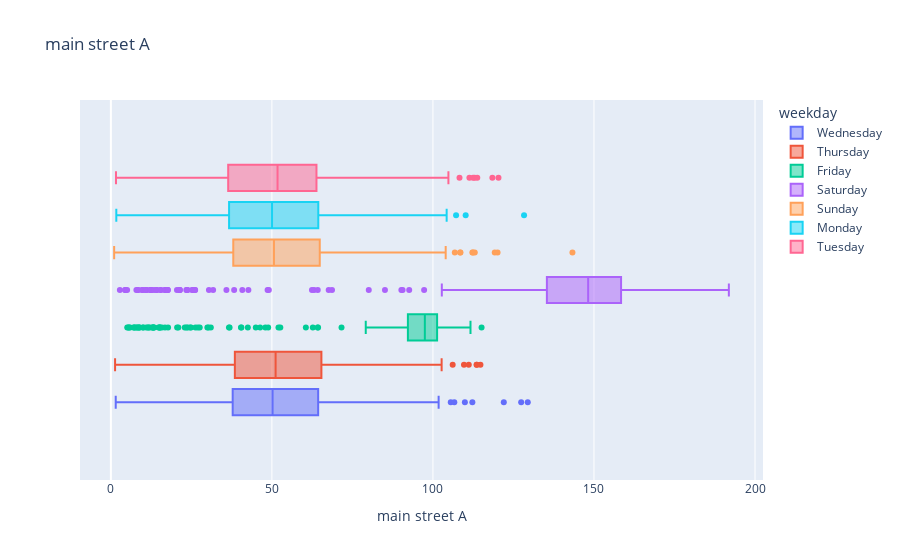
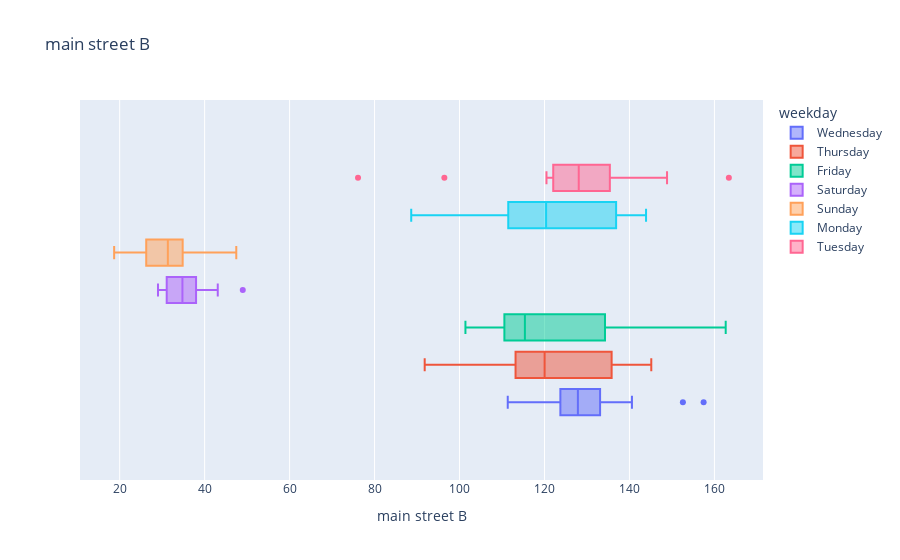
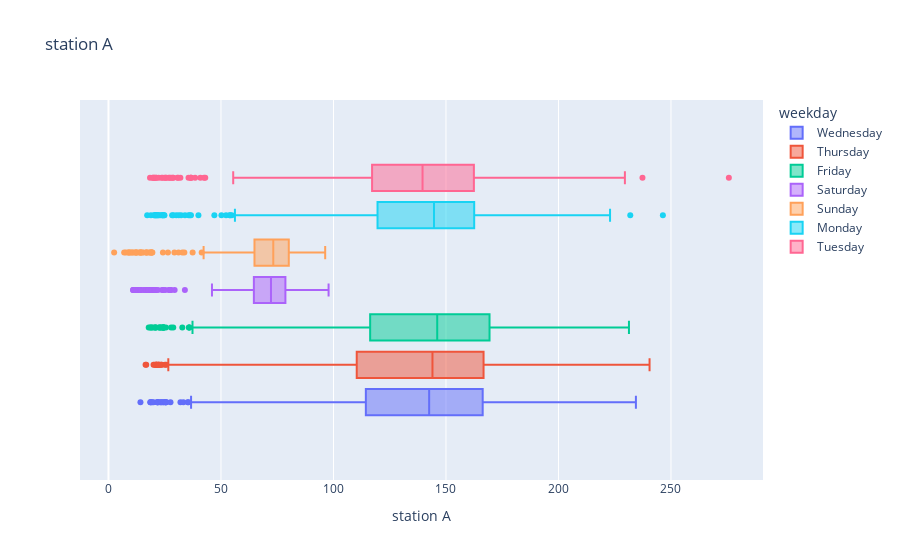
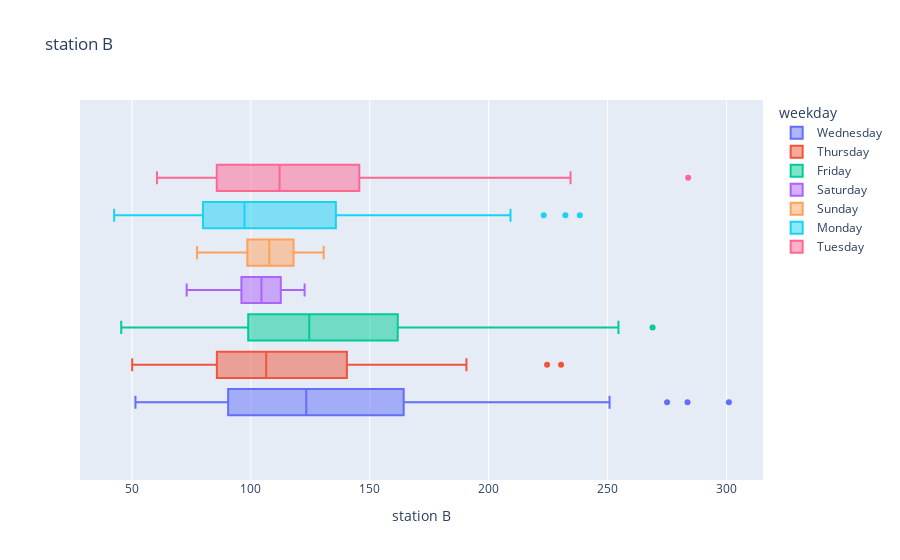

Source (notebook cell) for these figures, in order:
### Code cell
for store in stores:
    fig = px.box(df, x=store, color="weekday", title=store)
    fig.show()

### Figure 1 — Plotly figure (JSON) as saved in the notebook; plotly's stock layout.template omitted (floating-point values rounded to 4 significant figures; data arrays with more than 128 entries replaced by an {"elided": "..."} marker saying what was removed)
{"data": [{"alignmentgroup": "True", "hovertemplate": "weekday=Wednesday<br>main street A=%{x}<extra></extra>", "legendgroup": "Wednesday", "marker": {"color": "#636efa"}, "name": "Wednesday", "notched": false, "offsetgroup": "Wednesday", "orientation": "h", "showlegend": true, "type": "box", "x": {"elided": "369 float values"}, "x0": " ", "xaxis": "x", "y0": " ", "yaxis": "y"}, {"alignmentgroup": "True", "hovertemplate": "weekday=Thursday<br>main street A=%{x}<extra></extra>", "legendgroup": "Thursday", "marker": {"color": "#EF553B"}, "name": "Thursday", "notched": false, "offsetgroup": "Thursday", "orientation": "h", "showlegend": true, "type": "box", "x": {"elided": "368 float values"}, "x0": " ", "xaxis": "x", "y0": " ", "yaxis": "y"}, {"alignmentgroup": "True", "hovertemplate": "weekday=Friday<br>main street A=%{x}<extra></extra>", "legendgroup": "Friday", "marker": {"color": "#00cc96"}, "name": "Friday", "notched": false, "offsetgroup": "Friday", "orientation": "h", "showlegend": true, "type": "box", "x": {"elided": "368 float values"}, "x0": " ", "xaxis": "x", "y0": " ", "yaxis": "y"}, {"alignmentgroup": "True", "hovertemplate": "weekday=Saturday<br>main street A=%{x}<extra></extra>", "legendgroup": "Saturday", "marker": {"color": "#ab63fa"}, "name": "Saturday", "notched": false, "offsetgroup": "Saturday", "orientation": "h", "showlegend": true, "type": "box", "x": {"elided": "368 float values"}, "x0": " ", "xaxis": "x", "y0": " ", "yaxis": "y"}, {"alignmentgroup": "True", "hovertemplate": "weekday=Sunday<br>main street A=%{x}<extra></extra>", "legendgroup": "Sunday", "marker": {"color": "#FFA15A"}, "name": "Sunday", "notched": false, "offsetgroup": "Sunday", "orientation": "h", "showlegend": true, "type": "box", "x": {"elided": "368 float values"}, "x0": " ", "xaxis": "x", "y0": " ", "yaxis": "y"}, {"alignmentgroup": "True", "hovertemplate": "weekday=Monday<br>main street A=%{x}<extra></extra>", "legendgroup": "Monday", "marker": {"color": "#19d3f3"}, "name": "Monday", "notched": false, "offsetgroup": "Monday", "orientation": "h", "showlegend": true, "type": "box", "x": {"elided": "368 float values"}, "x0": " ", "xaxis": "x", "y0": " ", "yaxis": "y"}, {"alignmentgroup": "True", "hovertemplate": "weekday=Tuesday<br>main street A=%{x}<extra></extra>", "legendgroup": "Tuesday", "marker": {"color": "#FF6692"}, "name": "Tuesday", "notched": false, "offsetgroup": "Tuesday", "orientation": "h", "showlegend": true, "type": "box", "x": {"elided": "368 float values"}, "x0": " ", "xaxis": "x", "y0": " ", "yaxis": "y"}], "layout": {"boxmode": "group", "legend": {"title": {"text": "weekday"}, "tracegroupgap": 0}, "title": {"text": "main street A"}, "xaxis": {"anchor": "y", "domain": [0, 1], "title": {"text": "main street A"}}, "yaxis": {"anchor": "x", "domain": [0, 1]}}}

### Figure 2 — Plotly figure (JSON) as saved in the notebook; plotly's stock layout.template omitted (floating-point values rounded to 4 significant figures; data arrays with more than 128 entries replaced by an {"elided": "..."} marker saying what was removed)
{"data": [{"alignmentgroup": "True", "hovertemplate": "weekday=Wednesday<br>main street B=%{x}<extra></extra>", "legendgroup": "Wednesday", "marker": {"color": "#636efa"}, "name": "Wednesday", "notched": false, "offsetgroup": "Wednesday", "orientation": "h", "showlegend": true, "type": "box", "x": {"elided": "369 float values"}, "x0": " ", "xaxis": "x", "y0": " ", "yaxis": "y"}, {"alignmentgroup": "True", "hovertemplate": "weekday=Thursday<br>main street B=%{x}<extra></extra>", "legendgroup": "Thursday", "marker": {"color": "#EF553B"}, "name": "Thursday", "notched": false, "offsetgroup": "Thursday", "orientation": "h", "showlegend": true, "type": "box", "x": {"elided": "368 float values"}, "x0": " ", "xaxis": "x", "y0": " ", "yaxis": "y"}, {"alignmentgroup": "True", "hovertemplate": "weekday=Friday<br>main street B=%{x}<extra></extra>", "legendgroup": "Friday", "marker": {"color": "#00cc96"}, "name": "Friday", "notched": false, "offsetgroup": "Friday", "orientation": "h", "showlegend": true, "type": "box", "x": {"elided": "368 float values"}, "x0": " ", "xaxis": "x", "y0": " ", "yaxis": "y"}, {"alignmentgroup": "True", "hovertemplate": "weekday=Saturday<br>main street B=%{x}<extra></extra>", "legendgroup": "Saturday", "marker": {"color": "#ab63fa"}, "name": "Saturday", "notched": false, "offsetgroup": "Saturday", "orientation": "h", "showlegend": true, "type": "box", "x": {"elided": "368 float values"}, "x0": " ", "xaxis": "x", "y0": " ", "yaxis": "y"}, {"alignmentgroup": "True", "hovertemplate": "weekday=Sunday<br>main street B=%{x}<extra></extra>", "legendgroup": "Sunday", "marker": {"color": "#FFA15A"}, "name": "Sunday", "notched": false, "offsetgroup": "Sunday", "orientation": "h", "showlegend": true, "type": "box", "x": {"elided": "368 float values"}, "x0": " ", "xaxis": "x", "y0": " ", "yaxis": "y"}, {"alignmentgroup": "True", "hovertemplate": "weekday=Monday<br>main street B=%{x}<extra></extra>", "legendgroup": "Monday", "marker": {"color": "#19d3f3"}, "name": "Monday", "notched": false, "offsetgroup": "Monday", "orientation": "h", "showlegend": true, "type": "box", "x": {"elided": "368 float values"}, "x0": " ", "xaxis": "x", "y0": " ", "yaxis": "y"}, {"alignmentgroup": "True", "hovertemplate": "weekday=Tuesday<br>main street B=%{x}<extra></extra>", "legendgroup": "Tuesday", "marker": {"color": "#FF6692"}, "name": "Tuesday", "notched": false, "offsetgroup": "Tuesday", "orientation": "h", "showlegend": true, "type": "box", "x": {"elided": "368 float values"}, "x0": " ", "xaxis": "x", "y0": " ", "yaxis": "y"}], "layout": {"boxmode": "group", "legend": {"title": {"text": "weekday"}, "tracegroupgap": 0}, "title": {"text": "main street B"}, "xaxis": {"anchor": "y", "domain": [0, 1], "title": {"text": "main street B"}}, "yaxis": {"anchor": "x", "domain": [0, 1]}}}

### Figure 3 — Plotly figure (JSON) as saved in the notebook; plotly's stock layout.template omitted (floating-point values rounded to 4 significant figures; data arrays with more than 128 entries replaced by an {"elided": "..."} marker saying what was removed)
{"data": [{"alignmentgroup": "True", "hovertemplate": "weekday=Wednesday<br>station A=%{x}<extra></extra>", "legendgroup": "Wednesday", "marker": {"color": "#636efa"}, "name": "Wednesday", "notched": false, "offsetgroup": "Wednesday", "orientation": "h", "showlegend": true, "type": "box", "x": {"elided": "369 float values"}, "x0": " ", "xaxis": "x", "y0": " ", "yaxis": "y"}, {"alignmentgroup": "True", "hovertemplate": "weekday=Thursday<br>station A=%{x}<extra></extra>", "legendgroup": "Thursday", "marker": {"color": "#EF553B"}, "name": "Thursday", "notched": false, "offsetgroup": "Thursday", "orientation": "h", "showlegend": true, "type": "box", "x": {"elided": "368 float values"}, "x0": " ", "xaxis": "x", "y0": " ", "yaxis": "y"}, {"alignmentgroup": "True", "hovertemplate": "weekday=Friday<br>station A=%{x}<extra></extra>", "legendgroup": "Friday", "marker": {"color": "#00cc96"}, "name": "Friday", "notched": false, "offsetgroup": "Friday", "orientation": "h", "showlegend": true, "type": "box", "x": {"elided": "368 float values"}, "x0": " ", "xaxis": "x", "y0": " ", "yaxis": "y"}, {"alignmentgroup": "True", "hovertemplate": "weekday=Saturday<br>station A=%{x}<extra></extra>", "legendgroup": "Saturday", "marker": {"color": "#ab63fa"}, "name": "Saturday", "notched": false, "offsetgroup": "Saturday", "orientation": "h", "showlegend": true, "type": "box", "x": {"elided": "368 float values"}, "x0": " ", "xaxis": "x", "y0": " ", "yaxis": "y"}, {"alignmentgroup": "True", "hovertemplate": "weekday=Sunday<br>station A=%{x}<extra></extra>", "legendgroup": "Sunday", "marker": {"color": "#FFA15A"}, "name": "Sunday", "notched": false, "offsetgroup": "Sunday", "orientation": "h", "showlegend": true, "type": "box", "x": {"elided": "368 float values"}, "x0": " ", "xaxis": "x", "y0": " ", "yaxis": "y"}, {"alignmentgroup": "True", "hovertemplate": "weekday=Monday<br>station A=%{x}<extra></extra>", "legendgroup": "Monday", "marker": {"color": "#19d3f3"}, "name": "Monday", "notched": false, "offsetgroup": "Monday", "orientation": "h", "showlegend": true, "type": "box", "x": {"elided": "368 float values"}, "x0": " ", "xaxis": "x", "y0": " ", "yaxis": "y"}, {"alignmentgroup": "True", "hovertemplate": "weekday=Tuesday<br>station A=%{x}<extra></extra>", "legendgroup": "Tuesday", "marker": {"color": "#FF6692"}, "name": "Tuesday", "notched": false, "offsetgroup": "Tuesday", "orientation": "h", "showlegend": true, "type": "box", "x": {"elided": "368 float values"}, "x0": " ", "xaxis": "x", "y0": " ", "yaxis": "y"}], "layout": {"boxmode": "group", "legend": {"title": {"text": "weekday"}, "tracegroupgap": 0}, "title": {"text": "station A"}, "xaxis": {"anchor": "y", "domain": [0, 1], "title": {"text": "station A"}}, "yaxis": {"anchor": "x", "domain": [0, 1]}}}

### Figure 4 — Plotly figure (JSON) as saved in the notebook; plotly's stock layout.template omitted (floating-point values rounded to 4 significant figures; data arrays with more than 128 entries replaced by an {"elided": "..."} marker saying what was removed)
{"data": [{"alignmentgroup": "True", "hovertemplate": "weekday=Wednesday<br>station B=%{x}<extra></extra>", "legendgroup": "Wednesday", "marker": {"color": "#636efa"}, "name": "Wednesday", "notched": false, "offsetgroup": "Wednesday", "orientation": "h", "showlegend": true, "type": "box", "x": {"elided": "369 float values"}, "x0": " ", "xaxis": "x", "y0": " ", "yaxis": "y"}, {"alignmentgroup": "True", "hovertemplate": "weekday=Thursday<br>station B=%{x}<extra></extra>", "legendgroup": "Thursday", "marker": {"color": "#EF553B"}, "name": "Thursday", "notched": false, "offsetgroup": "Thursday", "orientation": "h", "showlegend": true, "type": "box", "x": {"elided": "368 float values"}, "x0": " ", "xaxis": "x", "y0": " ", "yaxis": "y"}, {"alignmentgroup": "True", "hovertemplate": "weekday=Friday<br>station B=%{x}<extra></extra>", "legendgroup": "Friday", "marker": {"color": "#00cc96"}, "name": "Friday", "notched": false, "offsetgroup": "Friday", "orientation": "h", "showlegend": true, "type": "box", "x": {"elided": "368 float values"}, "x0": " ", "xaxis": "x", "y0": " ", "yaxis": "y"}, {"alignmentgroup": "True", "hovertemplate": "weekday=Saturday<br>station B=%{x}<extra></extra>", "legendgroup": "Saturday", "marker": {"color": "#ab63fa"}, "name": "Saturday", "notched": false, "offsetgroup": "Saturday", "orientation": "h", "showlegend": true, "type": "box", "x": {"elided": "368 float values"}, "x0": " ", "xaxis": "x", "y0": " ", "yaxis": "y"}, {"alignmentgroup": "True", "hovertemplate": "weekday=Sunday<br>station B=%{x}<extra></extra>", "legendgroup": "Sunday", "marker": {"color": "#FFA15A"}, "name": "Sunday", "notched": false, "offsetgroup": "Sunday", "orientation": "h", "showlegend": true, "type": "box", "x": {"elided": "368 float values"}, "x0": " ", "xaxis": "x", "y0": " ", "yaxis": "y"}, {"alignmentgroup": "True", "hovertemplate": "weekday=Monday<br>station B=%{x}<extra></extra>", "legendgroup": "Monday", "marker": {"color": "#19d3f3"}, "name": "Monday", "notched": false, "offsetgroup": "Monday", "orientation": "h", "showlegend": true, "type": "box", "x": {"elided": "368 float values"}, "x0": " ", "xaxis": "x", "y0": " ", "yaxis": "y"}, {"alignmentgroup": "True", "hovertemplate": "weekday=Tuesday<br>station B=%{x}<extra></extra>", "legendgroup": "Tuesday", "marker": {"color": "#FF6692"}, "name": "Tuesday", "notched": false, "offsetgroup": "Tuesday", "orientation": "h", "showlegend": true, "type": "box", "x": {"elided": "368 float values"}, "x0": " ", "xaxis": "x", "y0": " ", "yaxis": "y"}], "layout": {"boxmode": "group", "legend": {"title": {"text": "weekday"}, "tracegroupgap": 0}, "title": {"text": "station B"}, "xaxis": {"anchor": "y", "domain": [0, 1], "title": {"text": "station B"}}, "yaxis": {"anchor": "x", "domain": [0, 1]}}}
